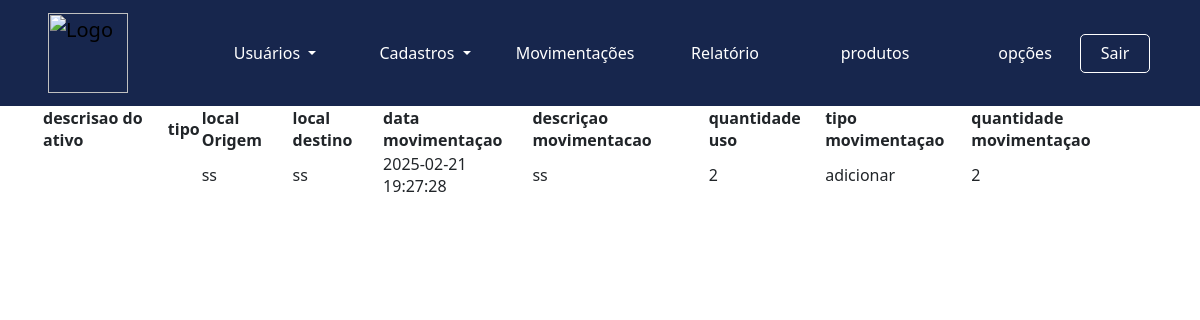
Page /visao/resultado_relatorio.php (signed in) on the committed database.
### visao/resultado_relatorio.php (the view, shortened to what this page needs)
<?php
include_once('../modelo/conecta_banco_dados.php');
include_once('menu_superior.php');
include('cabecalho.php');
$sql = "
    SELECT
        (SELECT descriçaoAtivo from ativos a where a.idAtivo= m.idAtivo) as ativos,
        (SELECT usuario from usuario u where u.idUsuario= m.idUsuario) as usuario,
            localOrigem,
            localDestino,
            dataMovimentaçao,
            descriçaoMovimentaçao,
            quantidadeUso,
            tipoMovimentacao,
            quantidadeMov
        FROM movimentaçao m
WHERE
idAtivo is not null
";
$result = mysqli_query($conexao, $sql) or die(false);
$dados = $result->fetch_all(MYSQLI_ASSOC);
?>
<body>
        <div class="container">
            <table id=".tabela_export" class="tabela_export" style="width:100%">
                <thead>
                    <tr>
                        <th scope="col">descrisao do ativo</th>
                        <th scope="col">tipo</th>
                        <th scope="col">local Origem</th>
                        <th scope="col">local destino</th>
                        <th scope="col">data movimentaçao</th>
                        <th scope="col">descriçao movimentacao</th>
                        <th scope="col">quantidade uso</th>
                        <th scope="col">tipo movimentaçao</th>
                        <th scope="col">quantidade movimentaçao</th>
                    </tr>
                </thead>
                <tbody>
                    <?php
                    foreach ($dados as $i) {
                    ?>
                        <tr>
                            <td><?php echo $i['ativos']; ?></td>
                            <td><?php echo $i['usuario']; ?></td>
                            <td><?php echo $i['localOrigem']; ?></td>
                            <td><?php echo $i['localDestino']; ?></td>
                            <td><?php echo $i['dataMovimentaçao']; ?></td>
                            <td><?php echo $i['descriçaoMovimentaçao']; ?></td>
                            <td><?php echo $i['quantidadeUso']; ?></td>
                            <td><?php echo $i['tipoMovimentacao']; ?></td>
                            <td><?php echo $i['quantidadeMov']; ?></td>
                        </tr>
                    <?php
                    }
                    ?>
                </tbody>
            </table>
</body>

### visao/menu_superior.php (style rules this page uses)
body { font-family: Arial, sans-serif; margin: 0; padding: 0; background-color: #f4f4f4; }

### rows in the picture
movimentaçao: localOrigem "ss", localDestino "ss", dataMovimentaçao "2025-02-21 19:27:28", descriçaoMovimentaçao "ss", quantidadeUso "2", tipoMovimentacao "adicionar", quantidadeMov "2"
